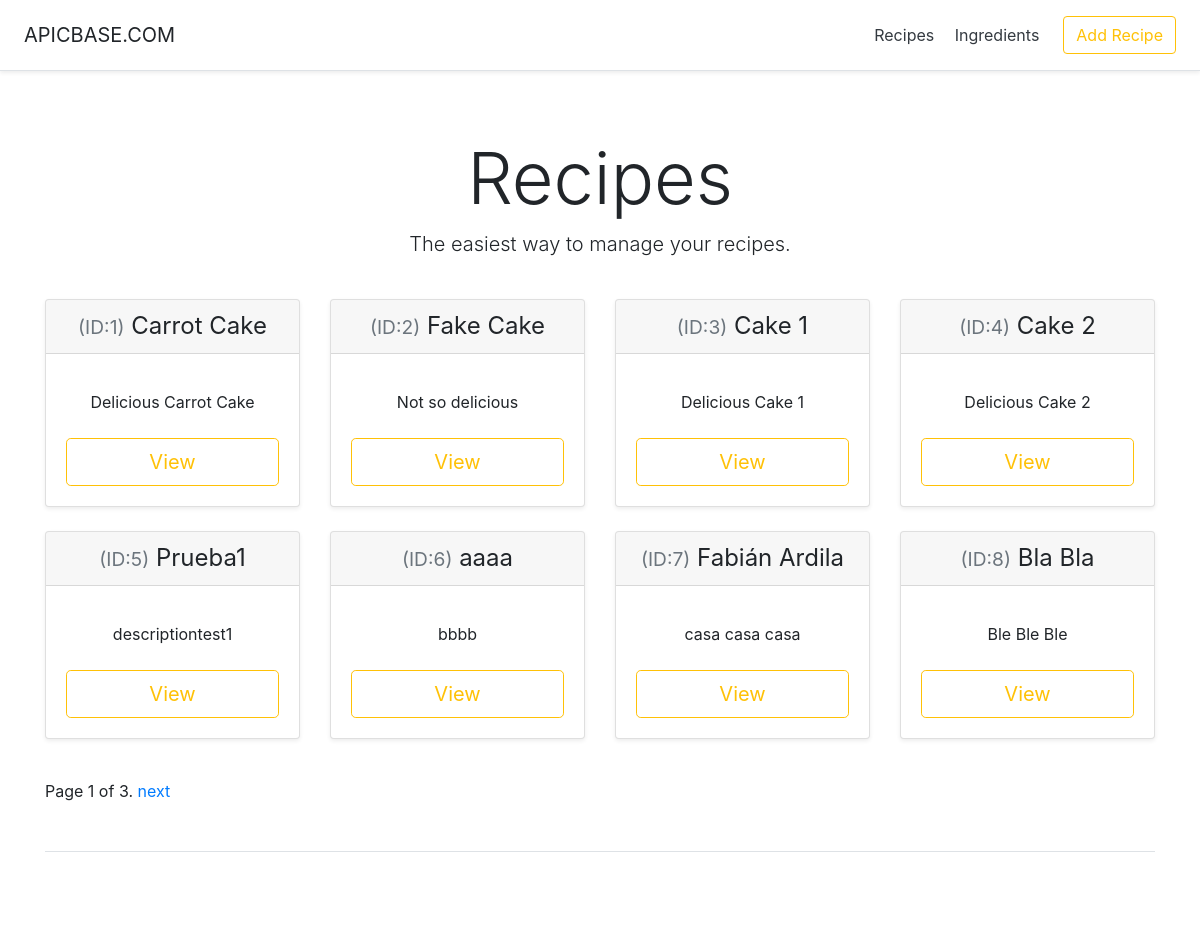
The app's page /recipeManager/ with its own data.
### recipeManager/models.py (models this page shows, shortened)
class Recipe(models.Model):
    id = models.AutoField(primary_key=True)
    name = models.CharField(max_length=200)
    description = models.CharField(max_length=200)
    ingredients = models.ManyToManyField(Ingredient, through='Recipe_Ingredients')

### recipeManager/views.py (the view)
# urls.py: path('', views.IndexView.as_view(), name='index'),
class IndexView(generic.ListView):
    template_name = 'recipeManager/index.html'
    context_object_name = 'recipes_list'
    paginate_by = 8
    def get_queryset(self):
        return Recipe.objects.all()

### recipeManager/templates/recipeManager/index.html (shortened to what this page needs)
<!DOCTYPE html>
<html lang="en">
   <head>
      {% load static %}
      <link href="{%static 'recipeManager/pricing.css'%}" rel="stylesheet">
      {% load static %}
      <link href="{%static 'recipeManager/bootstrap.min.css'%}" rel="stylesheet">
   </head>
   <body>
      <div class="d-flex flex-column flex-md-row align-items-center p-3 px-md-4 mb-3 bg-white border-bottom shadow-sm">
         <h5 class="my-0 mr-md-auto font-weight-normal">APICBASE.COM</h5>
         <nav class="my-2 my-md-0 mr-md-3">
            <a class="p-2 text-dark" href="{% url 'recipeManager:index' %}">Recipes</a>
            <a class="p-2 text-dark" href="{% url 'recipeManager:ingredients' %}">Ingredients</a>
         </nav>
         <a class="btn btn-outline-warning" href="{% url 'recipeManager:addRecipe' %}">Add Recipe</a>
      </div>
      <div class="pricing-header px-3 py-3 pt-md-5 pb-md-4 mx-auto text-center">
         <h1 class="display-3">Recipes</h1>
         <p class="lead">The easiest way to manage your recipes.</p>
      </div>
      <div class="container">
         <div class="card-deck mb-3 text-center">
            {% if recipes_list %}
            {% for recipe in recipes_list %}
            <div class="card mb-4 shadow-sm">
               <div class="card-header">
                  <h4 class="my-0 font-weight-normal"><small class="text-muted">(ID:{{ recipe.id }})</small> {{ recipe.name }}</h4>
               </div>
               <div class="card-body">
                  <ul class="list-unstyled mt-3 mb-4">
                     <li>{{ recipe.description }}</li>
                  </ul>
                  <a href="{% url 'recipeManager:recipeDetail' recipe.id %}" style="text-decoration:none;"><button type="button" class="btn btn-lg btn-block btn-outline-warning">View</button></a>
               </div>
            </div>
            {% endfor %}
         </div>
         {% if is_paginated %}
         <div class="pagination">
            <span class="page-links">
            <span class="page-current">
            Page {{ page_obj.number }} of {{ page_obj.paginator.num_pages }}.
            </span>
            {% if page_obj.has_next %}
            <a href="?page={{ page_obj.next_page_number }}">next</a>
            {% endif %}
            </span>
         </div>
         {% endif %}
         {% else %}
         <p><strong>No recipes available.</strong></p>
         {% endif %}
         <footer class="pt-4 my-md-5 pt-md-5 border-top"></footer>
      </div>
   </body>
</html>

### recipeManager/static/recipeManager/pricing.css (style rules this page uses)
html { font-size: 14px; }
@media (min-width: 768px) { html { font-size: 16px; } }
.container { max-width: 960px; }
.pricing-header { max-width: 700px; }
.card-deck .card { min-width: 220px; }

### records on screen
Recipe: id "1", name "Carrot Cake", description "Delicious Carrot Cake"
Recipe: id "2", name "Fake Cake", description "Not so delicious"
Recipe: id "3", name "Cake 1", description "Delicious Cake 1"
Recipe: id "4", name "Cake 2", description "Delicious Cake 2"
Recipe: id "5", name "Prueba1", description "descriptiontest1"
Recipe: id "6", name "aaaa", description "bbbb"
Recipe: id "7", name "Fabián Ardila", description "casa casa casa"
Recipe: id "8", name "Bla Bla", description "Ble Ble Ble"

### other values on screen
{{ page_obj.number }} "1"
{{ page_obj.paginator.num_pages }} "3"
